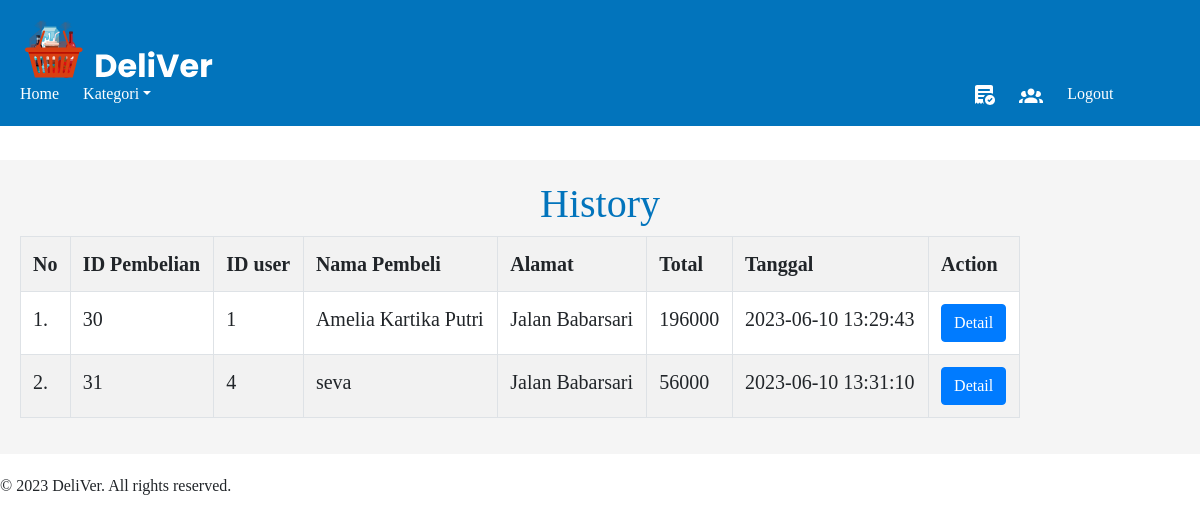
/history_admin.php (signed in), run on the app's committed database.
### tables this page shows
CREATE TABLE `transaksi` (
  `id` int(11) NOT NULL,
  `id_user` int(11) NOT NULL,
  `total_harga` int(11) NOT NULL,
  `id_status` int(11) NOT NULL,
  `waktu_order` datetime NOT NULL
);

CREATE TABLE `user` (
  `id` int(11) NOT NULL,
  `username` varchar(20) NOT NULL,
  `password` varchar(20) NOT NULL,
  `nama` varchar(20) DEFAULT NULL,
  `no_hp` int(20) DEFAULT NULL,
  `alamat` varchar(20) DEFAULT NULL
);

### history_admin.php (the view, shortened to what this page needs)
<?php
include 'koneksi.php';
?>
<!DOCTYPE html>
<html lang="en">
<head>
    <link href="https://cdn.jsdelivr.net/npm/bootstrap@5.3.0/dist/css/bootstrap.min.css" rel="stylesheet">
    <link rel="stylesheet" href="https://stackpath.bootstrapcdn.com/bootstrap/4.5.2/css/bootstrap.min.css">
    <link rel="stylesheet" type="text/css" href="styles.css">
</head>
<body>
    <header>
        <nav class="navbar fixed-top" style="background-color: #0274BC; padding: 20px;">
            <ul>
                <img src="img/logo.svg" alt="Logo DeliVer" style="text-align: left;">
            </ul>
            <ul>
                <li><a href="homepage_admin.php">Home</a></li>
                <li class="dropdown"><a href="shop_admin.php" class=" dropdown-toggle" data-bs-toggle="dropdown" aria-expanded="false">Kategori</a>
                </li>
                    <li style="margin-left: 800px;"> <a href="history_admin.php">
            <img src="img/history.svg" alt="history">
          </a></li>
          <li> <a href="user_admin.php">
            <img src="img/accounts.svg" alt="user_admin">
          </a></li>
                <li><a href="logout.php">Logout</a></li>
            </ul>
        </nav>
    </header>
    <section id="promo">
        <h1 class="text-center" style="color:#0274BC" ;>History</h1>
        <table class="table table-bordered table-striped table-hover">
            <tr>
                <th>No</th>
                <th>ID Pembelian</th>
                <th>ID user</th>
                <th>Nama Pembeli</th>
                <th>Alamat</th>
                <th>Total</th>
                <th>Tanggal</th>
                <th>Action</th>
            </tr>
            <?php
           $dataCart = $konek->query("SELECT * FROM `user` INNER JOIN `transaksi` WHERE `user`.`id` = `transaksi`.`id_user` AND `transaksi`.`id_status` = '2'");
            $i = 1;
            if ($dataCart->num_rows > 0) {
                while ($value = $dataCart->fetch_assoc()) {
            ?>
                    <tr class="product-row">
                        <td><?php echo $i ?>.</td>
                        <td class="id"><?php echo $value['id'] ?></td>
                        <td class="id_user"><?php echo $value['id_user'] ?></td>
                        <td class="nama"><?php echo $value['nama'] ?></td>
                        <td class="alamat"><?php echo $value['alamat'] ?></td>
                        <td> <?= $value['total_harga'] ?></td>
                        <td class="tanggal"><?php echo $value['waktu_order']; ?></td>
                        <td><a href="detail_admin.php?waktu= <?= $value['waktu_order'] ?>" class="btn btn-primary" ;>Detail</a></td>
                <?php
                    $i++;
                }
            }
                ?>
                    </tr>
        </table>
    </section>
    <footer style="position: absolute;"> &copy; 2023 DeliVer. All rights reserved.</footer>
</body>
</html>

### styles.css (style rules this page uses)
body { font-family: Poppins; margin: 0; padding: 0; }
header { background-color: #fff; color: #fff; padding: 80px; }
nav ul { list-style-type: none; margin: 0; padding: 0; }
nav li { display: inline-block; margin-right: 20px; }
nav li a { color: #fff; text-decoration: none; }
#promo { background-color: #f5f5f5; padding: 20px; margin-bottom: 20px; }
h1 { text-align: left; }
table { max-width: 1000px; border-collapse: collapse; }
th { color: black; font-size: 20px; padding: 10px; border: 1px solid #ccc; }
td { color: black; font-size: 20px; padding: 10px; border: 1px solid #ccc; }

### data on the page
transaksi: id "30", id_user "1", id_user.nama "Amelia Kartika Putri", id_user.alamat "Jalan Babarsari", total_harga "196000", waktu_order "2023-06-10 13:29:43"
transaksi: id "31", id_user "4", id_user.nama "seva", id_user.alamat "Jalan Babarsari", total_harga "56000", waktu_order "2023-06-10 13:31:10"
